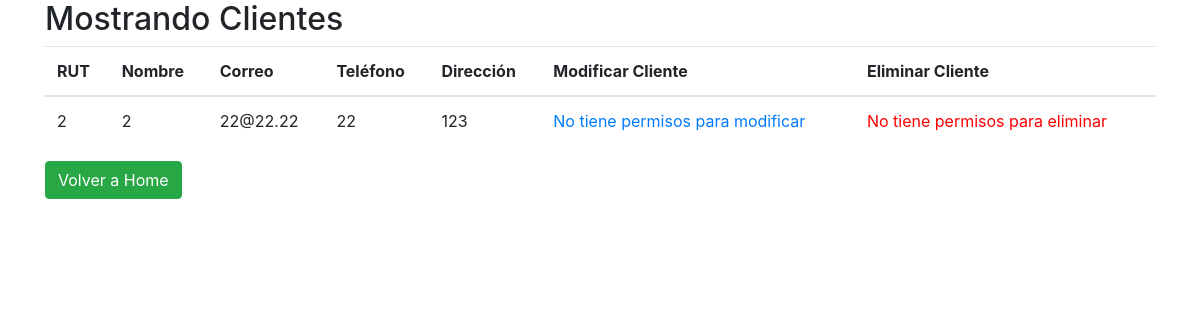
/clientes/, run on the app's committed database.
### core/models.py (models this page shows, shortened)
class Cliente(models.Model):
    rut = models.CharField(primary_key=True, max_length=15, verbose_name="rut")
    nombre = models.CharField(max_length=50, verbose_name="Nombre")
    correo = models.CharField(max_length=50, verbose_name="correo")
    telefono = models.CharField(max_length=15, verbose_name="telefono")
    direccion = models.CharField(max_length=30, verbose_name="direccion")
    contraseña = models.CharField(max_length=20, verbose_name="contraseña")

### core/views.py (the view)
# urls.py: path("clientes/", clientes, name="clientes"),
def clientes(request) :
    clientes = Cliente.objects.all()
    datos = {
        'clientes': clientes
    }
    return render(request, 'clientes.html', datos)

### core/templates/clientes.html (shortened to what this page needs)
<!DOCTYPE html>
<html lang="en">
  <head>
    {% load static %}
    <link
      rel="stylesheet"
      type="text/css"
      href="{% static 'css/estilos.css' %}"
    />
    <link
      rel="stylesheet"
      href="https://cdn.jsdelivr.net/npm/bootstrap@4.6.1/dist/css/bootstrap.min.css"
    />
  </head>
  <body>
    <div class="container">
      <h2>Mostrando Clientes</h2>
      <table class="table">
        <thead>
          <tr>
            <th>RUT</th>
            <th>Nombre</th>
            <th>Correo</th>
            <th>Teléfono</th>
            <th>Dirección</th>
            <th>Modificar Cliente</th>
            <th>Eliminar Cliente</th>
          </tr>
        </thead>
        <tbody>
          {% for cliente in clientes %}
          <tr>
            <td>{{ cliente.rut }}</td>
            <td>{{ cliente.nombre }}</td>
            <td>{{ cliente.correo }}</td>
            <td>{{ cliente.telefono }}</td>
            <td>{{ cliente.direccion }}</td>
            {% if user.is_authenticated %}
            <td>
              <a
                href="{% url 'form_mod_cliente' cliente.rut %}"
                class="btn btn-primary"
              >
                Modificar</a
              >
            </td>
            <td>
              <a
                href="{% url 'form_del_cliente' cliente.rut %}"
                class="btn btn-danger"
              >
                Eliminar</a
              >
            </td>
            {% else %}
            <td><a href="#">No tiene permisos para modificar</a></td>
            <td>
              <a href="#" style="color: red">No tiene permisos para eliminar</a>
            </td>
            {% endif%}
          </tr>
          {% endfor %}
        </tbody>
      </table>
      <a href="{% url 'index' %}" class="btn btn-success">Volver a Home</a>
    </div>
  </body>
</html>

### core/static/css/estilos.css (style rules this page uses)
html { min-height: 100%; position: relative; }
body { background-color: #f8f5c7; font-family: "Roboto", sans-serif; margin: 0; margin-bottom: 40px; }
body { font-family: "Roboto", sans-serif; }

### data on the page
Cliente: rut "2", nombre "2", correo "22@22.22", telefono "22", direccion "123"
